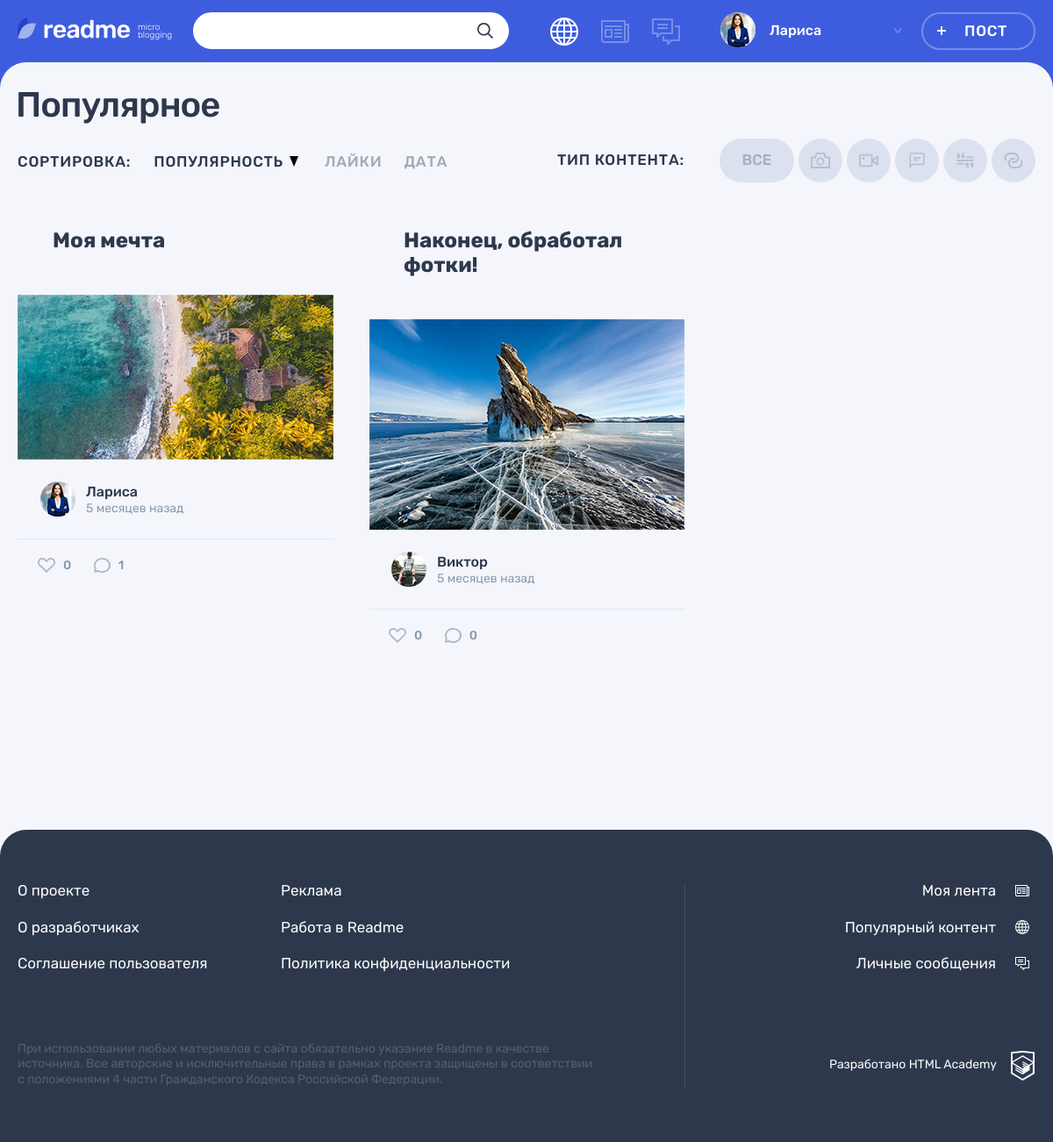
Page /popular.php?type_id=1 (signed in) on the committed database.
### tables this page shows
CREATE TABLE users
(
  id       INT AUTO_INCREMENT PRIMARY KEY,
  dt_add   TIMESTAMP DEFAULT CURRENT_TIMESTAMP,
  email    VARCHAR(128) NOT NULL UNIQUE,
  login    VARCHAR(64)  NOT NULL,
  password VARCHAR(255) NOT NULL,
  avatar   VARCHAR(255)
);

CREATE TABLE types
(
  id              INT AUTO_INCREMENT PRIMARY KEY,
  title           VARCHAR(32) NOT NULL,
  class_name VARCHAR(32) NOT NULL
);

CREATE TABLE posts
(
  id           INT AUTO_INCREMENT PRIMARY KEY,
  dt_add       TIMESTAMP DEFAULT CURRENT_TIMESTAMP,
  title        VARCHAR(255) NOT NULL,
  text_content TEXT,
  quote_author VARCHAR(255),
  image        VARCHAR(255),
  video        VARCHAR(255),
  link         VARCHAR(255),
  views_count  INT DEFAULT 0,
  user_id      INT          NOT NULL,
  type_id      INT          NOT NULL,
  author_id    INT,
  repost_id    INT
);

### templates/main.php (the view, shortened to what the rows shown need)
<section class="page__main page__main--popular">
    <div class="container">
        <h1 class="page__title page__title--popular">Популярное</h1>
    </div>
    <div class="popular container">
        <div class="popular__filters-wrapper">
            <div class="popular__filters filters">
                <ul class="popular__filters-list filters__list">
                    <?php foreach ($types as $type) : ?>
                        <li class="popular__filters-item filters__item">
                            <a class="filters__button filters__button--<?= $type['class_name'] ?? '' ?>
                            button" href="popular.php?type_id=<?= $type['id'] ?? '' ?>">
                                <svg class="filters__icon" width="22" height="18">
                                    <use xlink:href="#icon-filter-<?= $type['class_name'] ?? '' ?>"></use>
                                </svg>
                            </a>
                        </li>
                    <?php endforeach; ?>
                </ul>
            </div>
        </div>
        <div class="popular__posts">
            <?php if (!empty($posts)) : ?>
                <?php foreach ($posts as $key => $post) : ?>
                    <article class="popular__post <?= $post['class_name'] ? "post-" . $post['class_name'] : "" ?>">
                        <header class="post__header">
                            <h2>
                                <a href="/post.php?id=<?= $post['id'] ?? '' ?>"><?= htmlspecialchars($post['title']) ??
                                    '' ?></a>
                            </h2>
                        </header>
                        <div class="post__main">
                            <?php if ($post['class_name'] === 'quote') : ?>
                                <blockquote>
                                    <p><?= htmlspecialchars($post['text_content']) ?? '' ?></p>
                                    <cite><?= htmlspecialchars($post['quote_author']) ?? '' ?></cite>
                                </blockquote>
                            <?php elseif ($post['class_name'] === 'photo') : ?>
                                <div class="post-photo__image-wrapper">
                                    <img src="img/<?= htmlspecialchars($post['image']) ??
                                    '' ?>" alt="Фото от пользователя" width="360" height="240">
                                </div>
                            <?php endif; ?>
                        </div>
                        <footer class="post__footer">
                            <div class="post__author">
                                <a class="post__author-link" href="profile.php?id=<?= $post['user_id'] ??
                                '' ?>" title="Автор">
                                    <div class="post__avatar-wrapper">
                                        <img class="post__author-avatar" src="<?= $post['avatar'] ?>"
                                             alt="Аватар пользователя">
                                    </div>
                                    <div class="post__info">
                                        <b class="post__author-name"><?= htmlspecialchars($post['login']) ?></b>
                                        <time class="post__time"
                                              datetime="<?= date_format(date_create($post['dt_add']), 'Y-m-d'); ?>"
                                              title="<?= date_format(date_create($post['dt_add']), 'd.m.Y H:i'); ?>">
                                            <?= print_date_diff($post['dt_add']); ?> назад
                                        </time>
                                    </div>
                                </a>
                            </div>
                            <div class="post__indicators">
                                <div class="post__buttons">
                                    <a class="post__indicator post__indicator--likes button
                                    <?= (isset($liked_post_ids_by_session_user)
                                        && in_array($post['id'], $liked_post_ids_by_session_user))
                                        ? 'post__indicator--likes-active' : '' ?>"
                                       href="<?= $_SERVER['REQUEST_URI'] ?>&liked_post_id=<?= $post['id'] ?? '' ?>"
                                       title="Лайк">
                                        <svg class="post__indicator-icon" width="20" height="17">
                                            <use xlink:href="#icon-heart"></use>
                                        </svg>
                                        <span><?= count_likes_of_post($con, $post['id']) ?></span>
                                    </a>
                                    <a class="post__indicator post__indicator--comments button"
                                       href="post.php?id=<?= $post['id'] ?? '' ?>#last_comment" title="Комментарии">
                                        <svg class="post__indicator-icon" width="19" height="17">
                                            <use xlink:href="#icon-comment"></use>
                                        </svg>
                                        <span><?= count_comments_of_post($con, $post['id']) ?></span>
                                    </a>
                                </div>
                            </div>
                        </footer>
                    </article>
                <?php endforeach; ?>
            <?php else : ?>
                <p>По данному фильтру постов не найдено.</p>
            <?php endif; ?>
        </div>
    </div>
</section>

### templates/layout.php (shortened to what the rows shown need)
<!DOCTYPE html>
<html lang="ru">
<head>
    <link rel="stylesheet" href="css/main.css">
</head>
<body class="page">
<header class="header">
    <div class="header__wrapper container">
        <div class="header__nav-wrapper">
            <nav class="header__nav">
                <ul class="header__user-nav">
                    <?php if (isset($user_name)) : ?>
                        <li class="header__profile">
                            <a class="header__profile-link" href="profile.php?id=<?= $_SESSION['user']['id'] ?>">
                                <div class="header__avatar-wrapper">
                                    <img class="header__profile-avatar" src="<?= $user_avatar ??
                                    '' ?>" alt="Аватар профиля">
                                </div>
                                <div class="header__profile-name">
                                <span>
                                    <?= $user_name ?>
                                </span>
                                    <svg class="header__link-arrow" width="10" height="6">
                                        <use xlink:href="#icon-arrow-right-ad"></use>
                                    </svg>
                                </div>
                            </a>
                        </li>
                        <li>
                            <a class="header__post-button button button--transparent" href="add.php">Пост</a>
                        </li>
                    <?php endif; ?>
                </ul>
            </nav>
        </div>
    </div>
</header>
<?= $main_content ?>
</body>
</html>

### rows in the picture
users: avatar (picture), login "Лариса"
posts: title "Моя мечта", image (picture), user.avatar (picture), user.login "Лариса", dt_add "5 месяцев", id "0", id "1"
posts: title "Наконец, обработал фотки!", image (picture), user.avatar (picture), user.login "Виктор", dt_add "5 месяцев", id "0"

### other values in the picture
$sort_type['title'] "ПОПУЛЯРНОСТЬ"
$sort_type['title'] "ЛАЙКИ"
$sort_type['title'] "ДАТА"
